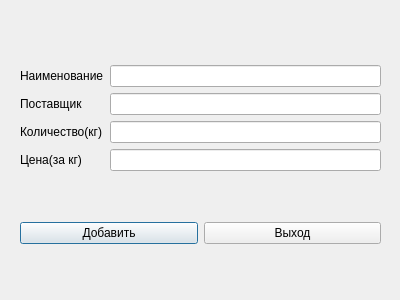
<?xml version="1.0" encoding="UTF-8"?>
<ui version="4.0">
 <class>Add</class>
 <widget class="QDialog" name="Add">
  <property name="geometry">
   <rect>
    <x>0</x>
    <y>0</y>
    <width>400</width>
    <height>300</height>
   </rect>
  </property>
  <property name="windowTitle">
   <string>Dialog</string>
  </property>
  <widget class="QWidget" name="">
   <property name="geometry">
    <rect>
     <x>20</x>
     <y>20</y>
     <width>361</width>
     <height>271</height>
    </rect>
   </property>
   <layout class="QVBoxLayout" name="verticalLayout_3">
    <item>
     <layout class="QHBoxLayout" name="horizontalLayout">
      <item>
       <layout class="QVBoxLayout" name="verticalLayout">
        <item>
         <widget class="QLabel" name="label">
          <property name="text">
           <string>Наименование</string>
          </property>
         </widget>
        </item>
        <item>
         <widget class="QLabel" name="label_2">
          <property name="text">
           <string>Поставщик</string>
          </property>
         </widget>
        </item>
        <item>
         <widget class="QLabel" name="label_3">
          <property name="text">
           <string>Количество(кг)</string>
          </property>
         </widget>
        </item>
        <item>
         <widget class="QLabel" name="label_4">
          <property name="text">
           <string>Цена(за кг)</string>
          </property>
         </widget>
        </item>
       </layout>
      </item>
      <item>
       <layout class="QVBoxLayout" name="verticalLayout_2">
        <item>
         <widget class="QLineEdit" name="NameEdit"/>
        </item>
        <item>
         <widget class="QLineEdit" name="ProviderEdit"/>
        </item>
        <item>
         <widget class="QLineEdit" name="QuantityEdit"/>
        </item>
        <item>
         <widget class="QLineEdit" name="PriceEdit"/>
        </item>
       </layout>
      </item>
     </layout>
    </item>
    <item>
     <layout class="QHBoxLayout" name="horizontalLayout_2">
      <item>
       <widget class="QPushButton" name="AddButton">
        <property name="text">
         <string>Добавить</string>
        </property>
       </widget>
      </item>
      <item>
       <widget class="QPushButton" name="ExitButton">
        <property name="text">
         <string>Выход</string>
        </property>
       </widget>
      </item>
     </layout>
    </item>
   </layout>
  </widget>
 </widget>
 <resources/>
 <connections>
  <connection>
   <sender>ExitButton</sender>
   <signal>clicked(bool)</signal>
   <receiver>Add</receiver>
   <slot>close()</slot>
   <hints>
    <hint type="sourcelabel">
     <x>307</x>
     <y>227</y>
    </hint>
    <hint type="destinationlabel">
     <x>199</x>
     <y>149</y>
    </hint>
   </hints>
  </connection>
 </connections>
</ui>
